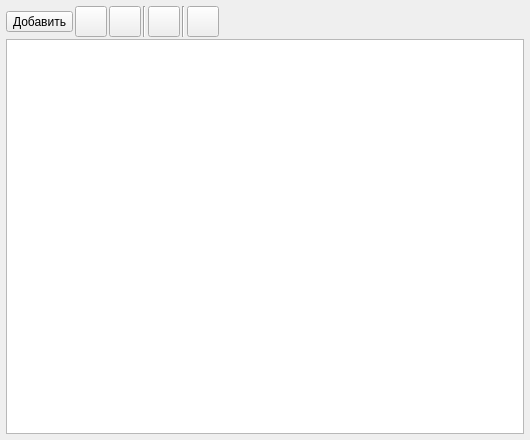
<?xml version="1.0" encoding="UTF-8"?>
<ui version="4.0">
 <class>FormManagers</class>
 <widget class="QWidget" name="FormManagers">
  <property name="geometry">
   <rect>
    <x>0</x>
    <y>0</y>
    <width>530</width>
    <height>440</height>
   </rect>
  </property>
  <property name="windowTitle">
   <string>Form</string>
  </property>
  <layout class="QVBoxLayout" name="verticalLayout">
   <property name="spacing">
    <number>2</number>
   </property>
   <property name="leftMargin">
    <number>6</number>
   </property>
   <property name="topMargin">
    <number>6</number>
   </property>
   <property name="rightMargin">
    <number>6</number>
   </property>
   <property name="bottomMargin">
    <number>6</number>
   </property>
   <item>
    <layout class="QHBoxLayout" name="horizontalLayout">
     <property name="spacing">
      <number>2</number>
     </property>
     <item>
      <widget class="QToolButton" name="toolButtonAdd">
       <property name="toolTip">
        <string>Добавить менеджера из справочника контактов</string>
       </property>
       <property name="text">
        <string>Добавить</string>
       </property>
       <property name="icon">
        <iconset resource="../../res.qrc">
         <normaloff>:/32/icons/32x32/add.png</normaloff>:/32/icons/32x32/add.png</iconset>
       </property>
       <property name="iconSize">
        <size>
         <width>24</width>
         <height>24</height>
        </size>
       </property>
       <property name="toolButtonStyle">
        <enum>Qt::ToolButtonTextBesideIcon</enum>
       </property>
      </widget>
     </item>
     <item>
      <widget class="QToolButton" name="toolButtonEdit">
       <property name="toolTip">
        <string>Редактировать</string>
       </property>
       <property name="text">
        <string/>
       </property>
       <property name="icon">
        <iconset resource="../../res.qrc">
         <normaloff>:/32/icons/32x32/edit.png</normaloff>:/32/icons/32x32/edit.png</iconset>
       </property>
       <property name="iconSize">
        <size>
         <width>24</width>
         <height>24</height>
        </size>
       </property>
      </widget>
     </item>
     <item>
      <widget class="QToolButton" name="toolButtonDelete">
       <property name="toolTip">
        <string>Убрать менеджера из справочника</string>
       </property>
       <property name="text">
        <string/>
       </property>
       <property name="icon">
        <iconset resource="../../res.qrc">
         <normaloff>:/32/icons/32x32/delete.png</normaloff>:/32/icons/32x32/delete.png</iconset>
       </property>
       <property name="iconSize">
        <size>
         <width>24</width>
         <height>24</height>
        </size>
       </property>
      </widget>
     </item>
     <item>
      <widget class="Line" name="line">
       <property name="orientation">
        <enum>Qt::Vertical</enum>
       </property>
      </widget>
     </item>
     <item>
      <widget class="QToolButton" name="toolButtonSetRoles">
       <property name="toolTip">
        <string>Задать роли для пользователей</string>
       </property>
       <property name="text">
        <string/>
       </property>
       <property name="icon">
        <iconset resource="../../res.qrc">
         <normaloff>:/32/icons/32x32/usergroup.png</normaloff>:/32/icons/32x32/usergroup.png</iconset>
       </property>
       <property name="iconSize">
        <size>
         <width>24</width>
         <height>24</height>
        </size>
       </property>
      </widget>
     </item>
     <item>
      <widget class="Line" name="line_2">
       <property name="orientation">
        <enum>Qt::Vertical</enum>
       </property>
      </widget>
     </item>
     <item>
      <widget class="QToolButton" name="toolButtonRefresh">
       <property name="toolTip">
        <string>Обновить данные</string>
       </property>
       <property name="text">
        <string/>
       </property>
       <property name="icon">
        <iconset resource="../../res.qrc">
         <normaloff>:/32/icons/32x32/refresh.png</normaloff>:/32/icons/32x32/refresh.png</iconset>
       </property>
       <property name="iconSize">
        <size>
         <width>24</width>
         <height>24</height>
        </size>
       </property>
      </widget>
     </item>
     <item>
      <spacer name="horizontalSpacer">
       <property name="orientation">
        <enum>Qt::Horizontal</enum>
       </property>
       <property name="sizeHint" stdset="0">
        <size>
         <width>40</width>
         <height>20</height>
        </size>
       </property>
      </spacer>
     </item>
    </layout>
   </item>
   <item>
    <widget class="QTreeView" name="treeViewManagers">
     <property name="selectionMode">
      <enum>QAbstractItemView::ExtendedSelection</enum>
     </property>
     <property name="rootIsDecorated">
      <bool>false</bool>
     </property>
     <property name="itemsExpandable">
      <bool>false</bool>
     </property>
     <property name="expandsOnDoubleClick">
      <bool>false</bool>
     </property>
    </widget>
   </item>
  </layout>
  <action name="actionAdd">
   <property name="icon">
    <iconset resource="../../res.qrc">
     <normaloff>:/32/icons/32x32/add.png</normaloff>:/32/icons/32x32/add.png</iconset>
   </property>
   <property name="text">
    <string>Добавить</string>
   </property>
   <property name="toolTip">
    <string>Добавить менеджера из справочника контактов</string>
   </property>
   <property name="shortcut">
    <string>Ctrl+Ins</string>
   </property>
  </action>
  <action name="actionEdit">
   <property name="icon">
    <iconset resource="../../res.qrc">
     <normaloff>:/32/icons/32x32/edit.png</normaloff>:/32/icons/32x32/edit.png</iconset>
   </property>
   <property name="text">
    <string>Редактировать</string>
   </property>
   <property name="toolTip">
    <string>Редактировать контакт</string>
   </property>
  </action>
  <action name="actionDel">
   <property name="icon">
    <iconset resource="../../res.qrc">
     <normaloff>:/32/icons/32x32/delete.png</normaloff>:/32/icons/32x32/delete.png</iconset>
   </property>
   <property name="text">
    <string>Удалить менеджера</string>
   </property>
   <property name="toolTip">
    <string>Убрать менеджера из справочника</string>
   </property>
   <property name="shortcut">
    <string>Ctrl+Del</string>
   </property>
  </action>
  <action name="actionSetRoles">
   <property name="icon">
    <iconset resource="../../res.qrc">
     <normaloff>:/32/icons/32x32/usergroup.png</normaloff>:/32/icons/32x32/usergroup.png</iconset>
   </property>
   <property name="text">
    <string>Задать роли</string>
   </property>
   <property name="toolTip">
    <string>Задать роли для пользователей</string>
   </property>
   <property name="shortcut">
    <string>Ctrl+R</string>
   </property>
  </action>
 </widget>
 <resources>
  <include location="../../res.qrc"/>
 </resources>
 <connections/>
</ui>
